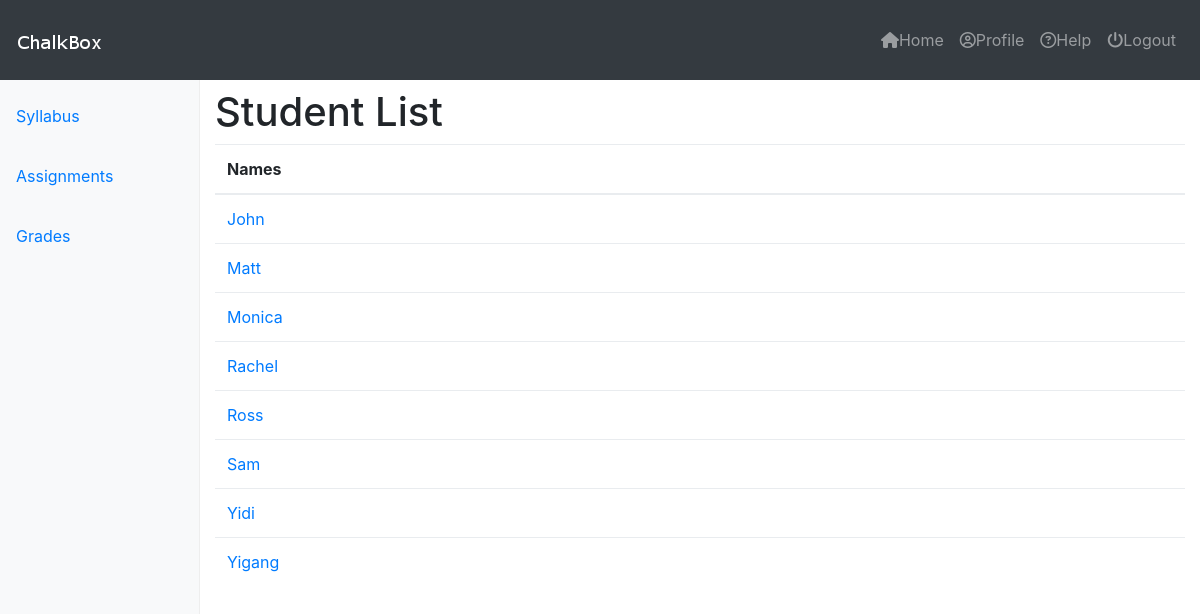
/courses/1/accounts/students/, run on the app's committed database.
### accounts/models.py (models this page shows, shortened)
class User(AbstractBaseUser):
	username    = models.CharField(max_length=120)
	email       = models.EmailField(max_length=255, unique=True)
	full_name   = models.CharField(max_length=255, blank=True, null=True)
	biography   = models.TextField(blank=True)
	phone_number= models.IntegerField(blank=True, null=True)
	is_active   = models.BooleanField(default=True) # can login
	staff       = models.BooleanField(default=False) # staff user non superuser
	admin       = models.BooleanField(default=False) # superuser
	timestamp   = models.DateTimeField(auto_now_add=True)
	courses     = models.ManyToManyField(Course, blank=True)
	USERNAME_FIELD = 'email'
	REQUIRED_FIELDS = [] #['full_name'] #python manage.py createsuperuser
	objects = UserManager()

### accounts/views.py (the view)
def student_list(request, cid=None):
	queryset = User.objects.all().filter(staff=False, courses__id=cid).order_by('username')
	context = {
		"object_list": queryset,
		"title": "Student List",
		"id": cid,
	}
	return render(request, "account/student_list.html", context)

### templates/account/student_list.html (shortened to what this page needs)
{% extends "base_navbar.html" %}
{% block content %}
<div class="container-fluid">
  <div class="row">
       {% include "side_bar.html" with cid=id %}
       <main role="main" class="col-sm-9 ml-sm-auto col-md-10 pt-2">
        <div class="content">
            <h1>{{ title }}</h1>
            <table class="table">
            <thead>
            <tr>
                   <th scope="col">Names</th>
            </tr>
            </thead>
            <tbody>
              {% for obj in object_list %}
              <tr>
              <td><a href='{% url "courses:accounts:detail" cid=id user=obj.id %}'>{{ obj.username }}</a></td>
              </tr>
              {% endfor %}
            </tbody>
            </table>
        </div>
       </main>
  </div>
</div>
{% endblock %}

### static_proj/static_root/css/custom.css (style rules this page uses)
.content { padding-top: 10vh; }

### data on the page
User: username "John"
User: username "Matt"
User: username "Monica"
User: username "Rachel"
User: username "Ross"
User: username "Sam"
User: username "Yidi"
User: username "Yigang"

### other printed values
{{ title }} "Student List"
